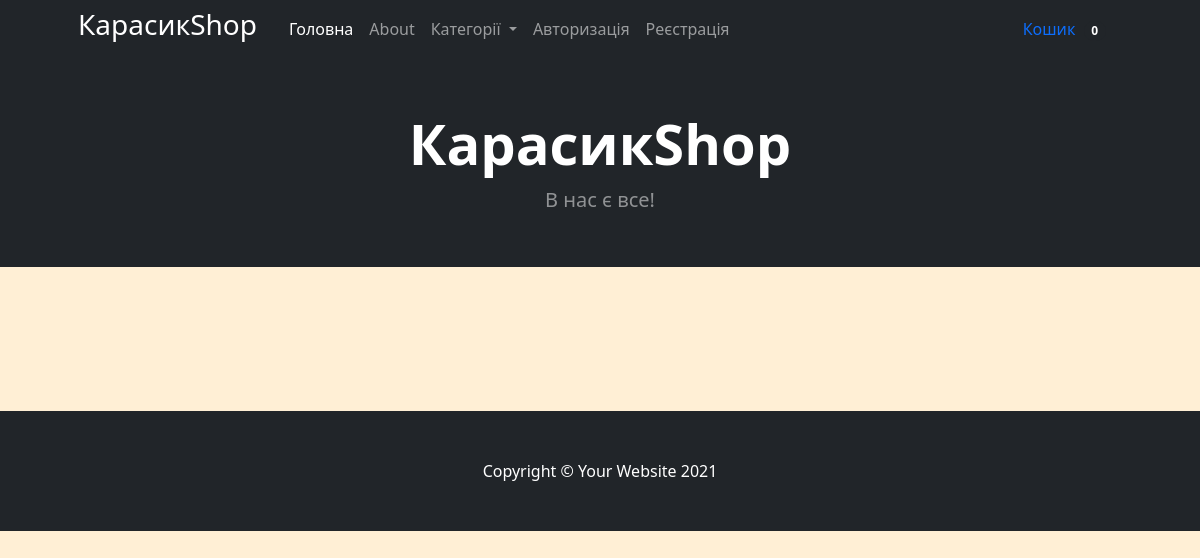
/, run on an earlier commit of the app's database.
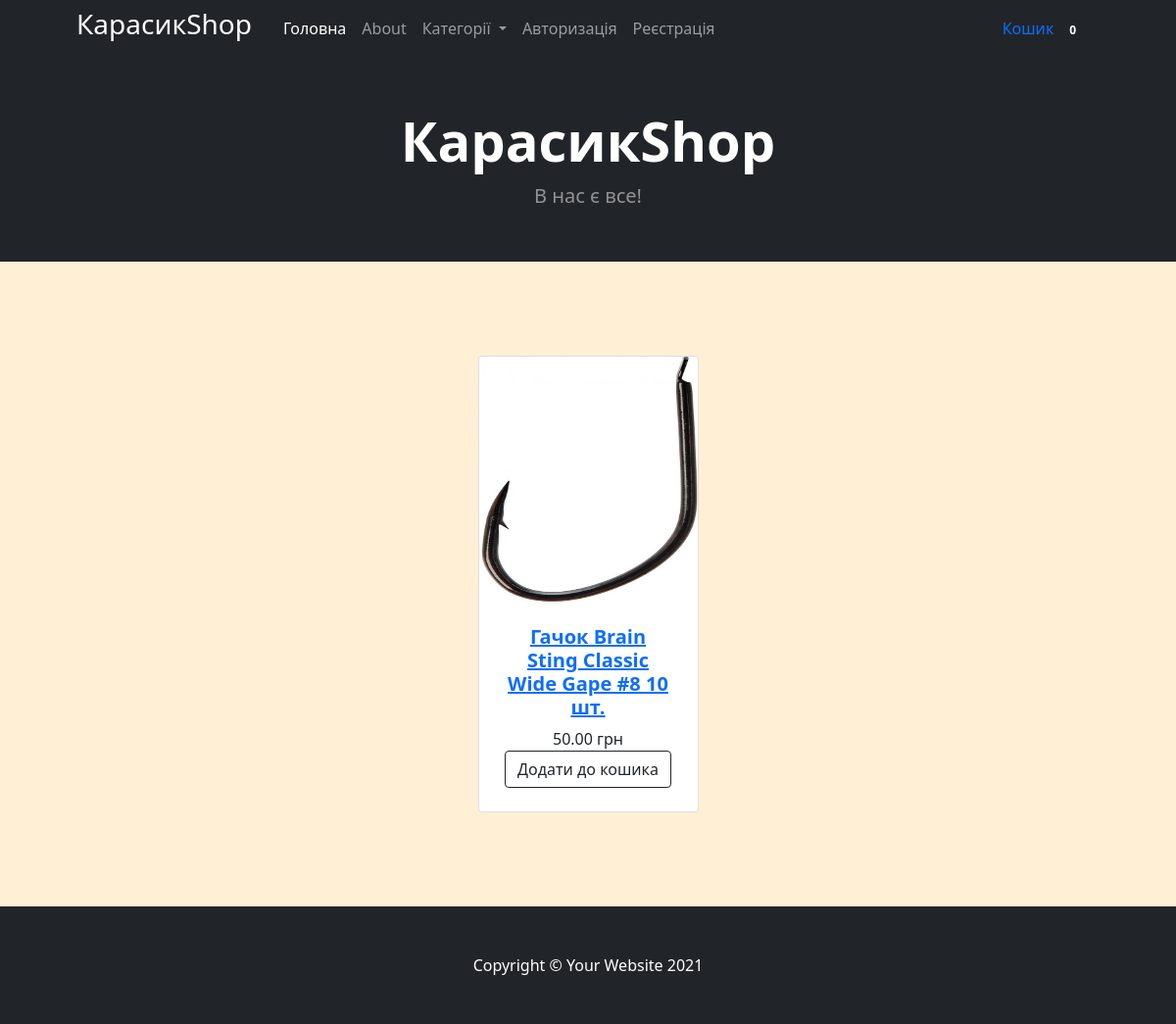
And on a later commit of the database.
### main/models.py (models this page shows, shortened)
class Cart(models.Model):
    owner = models.ForeignKey('Customer', null = True, on_delete = models.CASCADE, verbose_name = 'Власник')
    products = models.ManyToManyField(CartProduct, blank = True, related_name = 'related_cart')
    general_products = models.PositiveIntegerField(default = 0)
    general_price = models.DecimalField(max_digits=9, default = 0, decimal_places=2, verbose_name = 'Загальна ціна')
    in_order = models.BooleanField(default=False)
    for_anonymous_user = models.BooleanField(default=False)

class Product(models.Model):
    category = models.ForeignKey(Category, on_delete = models.CASCADE, verbose_name = 'Категорія')
    title = models.CharField(max_length = 255, verbose_name = 'Назва')
    slug = models.SlugField(unique = True)
    image = models.ImageField(verbose_name = 'Зображення')
    description = models.TextField(verbose_name = 'Опис', null = True)
    price = models.DecimalField(max_digits=9, decimal_places=2, verbose_name = 'Ціна')
    def get_absolute_url(self):
        return reverse('product_inf', kwargs={'slug': self.slug})

### main/views.py (the view)
# urls.py: path('', Main.as_view(), name='main'),
class Main(CartMixin, View):
    def get(self, request, *args, **kwargs):
        categories = Category.objects.all()
        products = Product.objects.all()
        context = {
            'categories': categories,
            'products': products,
            'cart': self.cart
        }
        return render(request, 'main/index.html', context)

### main/mixins.py (called while the page is built)
	def dispatch(self, request, *args, **kwargs):
		if request.user.is_authenticated:
			customer = Customer.objects.filter(user = request.user).first()
			if not customer:
				customer = Customer.objects.create(user = request.user)
			cart = Cart.objects.filter(owner = customer, in_order = False).first()
			if not cart:
				cart = Cart.objects.create(owner = customer)
		else:
			cart = Cart.objects.filter(for_anonymous_user = True).first()
			if not cart:
				cart = Cart.objects.create(for_anonymous_user = True)
		self.cart = cart
		return super().dispatch(request, *args, **kwargs)

### main/models.py (called while the page is built)
    def get_absolute_url(self):
        return reverse('category_inf', kwargs = {'slug': self.slug})

### main/templates/main/index.html (shortened to what this page needs)
{% extends "main/base.html" %}

### main/templates/main/base.html (shortened to what this page needs)
{% load static %}
<!DOCTYPE html>
<html lang="en">
    <head>
        <link href='{% static "bootstrap/bootstrap.min.css" %}' rel="stylesheet" />
    </head>
    <body>
        <nav class="navbar navbar-expand-lg navbar-dark bg-dark">
            <div class="container px-4 px-lg-5">
                <h3 class="title"><span>КарасикShop</span></h3>
                <div class="collapse navbar-collapse" id="navbarSupportedContent">
                    <ul class="navbar-nav me-auto mb-2 mb-lg-0 ms-lg-4">
                        <li class="nav-item"><a class="nav-link active" aria-current="page" href="{% url 'main' %}">
                            Головна
                        </a></li>
                        <li class="nav-item"><a class="nav-link" href="#">About</a></li>
                        <li class="nav-item dropdown">
                            <a class="nav-link dropdown-toggle" id="navbarDropdown" href="#" role="button" data-bs-toggle="dropdown" aria-expanded="false">
                                Категорії
                            </a>
                        </li>
                        {% if not request.user.is_authenticated %}
                            <li class="nav-item">
                                <a class="nav-link" href="{% url 'login' %}">Авторизація</a>
                            </li>
                            <li class="nav-item">
                                <a class="nav-link" href="{% url 'signup' %}">Реєстрація</a>
                            </li>
                        {% endif %}
                    </ul>
                    <a class="nav-link" href="{% url 'cart' %}">Кошик
                        <span class="badge bg-dark text-white ms-1 rounded-pill">{{cart.products.count}}</span>
                    </a>
                </div>
            </div>
        </nav>
        {% block content %}
        <header class="bg-dark py-1">
            <div class="container px-4 px-lg-5 my-5">
                <div class="text-center text-white">
                    <h1 class="display-4 fw-bolder">КарасикShop</h1>
                    <p class="lead fw-normal text-white-50 mb-0">В нас є все!</p>
                </div>
            </div>
        </header>
        <section class="py-5">
            <div class="container px-4 px-lg-5 mt-5">
                <div class="row gx-4 gx-lg-5 row-cols-2 row-cols-md-3 row-cols-xl-4 justify-content-center">
                    {% for product in products %}
                    <div class="col mb-5">
                        <div class="card h-100">
                            <a href="{{product.get_absolute_url}}">
                                <img class="card-img-top img_card" src="{{product.image.url}}" alt="..." />
                            </a>
                            <div class="card-body p-4 row align-items-end">
                                <div class="text-center">
                                    <a href="{{product.get_absolute_url}}">
                                       <h5 class="fw-bolder">{{product.title}}</h5>
                                    </a>
                                    {{product.price}} грн
                                    <a class="btn btn-outline-dark mt-auto" href="{% url 'add_to_cart' slug=product.slug %}">Додати до кошика</a>
                                </div>
                            </div>
                        </div>
                    </div>
                    {% endfor %}
                </div>
            </div>
        </section>
        {% endblock content %}
        <footer class="py-5 bg-dark">
            <div class="container"><p class="m-0 text-center text-white">Copyright &copy; Your Website 2021</p></div>
        </footer>
    </body>
</html>

### main/templates/main/base.html (style rules this page uses)
body { background-color: #FFEFD5; }
.img_card { max-height: 250px; }
.title { color: white; }

What changed in the data, as far as the page shows it:
added Product: image (picture), title "Гачок Brain Sting Classic Wide Gape #8 10 шт.", price "50.00"
